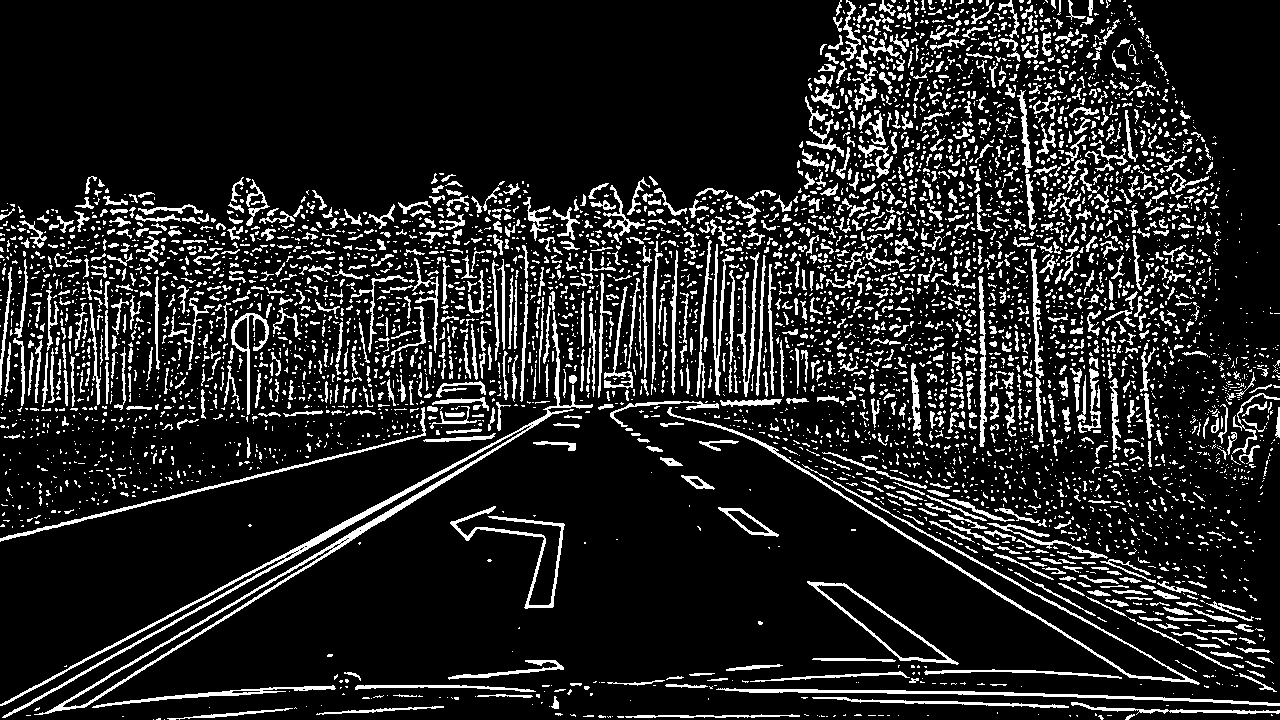
#> input picture 2.jpg, 1280 x 720 px, given in place of VIDEO_DAY.mp4, which was not available
$ python main.py   (older library calls are emulated)
#> lines starting #> are read from the running program, lines starting #| are printed output that depends on the picture; after the words box and inside, x2 and y2 are one past the last pixel; in counts of white or black regions, pixels touching at a corner belong together; pictures that were not available may be replaced by others from this repository, and a replacement may not be noted
### filters.py
import cv2
import numpy as np
import random
import math
from operator import itemgetter

def nothing(x):
    pass

def draw_region(image, poly):
    # WIZUALIZACJA OBSZARU ZAINTERESOWANIA
    height = image.shape[0]
    width = image.shape[1]
    image_copy = image
    mask = np.zeros_like(image_copy)
    contours = np.array( [ [round(poly[0]*width), round(poly[1]*height)],
                           [round(poly[2]*width), round(poly[3]*height)],
                           [round(poly[4]*width), round(poly[5]*height)],
                           [round(poly[6]*width), round(poly[7]*height)]
                           ])
    cv2.fillPoly(mask, pts=[contours], color=(255, 0, 0))
    dst = cv2.addWeighted(image_copy,1,mask,0.7,1)
    return dst

def region_of_interest(image, poly):
    # MASKA OBSZARU ZAINTERESOWANIA
    height = image.shape[0]
    width = image.shape[1]
    polygons = np.array([[
                        (round(poly[0]*width), round(poly[1]*height)),              #1  BOT LEFT
                        (round(poly[2]*width), round(poly[3]*height)),              #2  BOT RIGHT
                        (round(poly[4]*width), round(poly[5]*height)),              #3  TOP RIGHT
                        (round(poly[6]*width), round(poly[7]*height))               #4  TOP LEFT
                        ]])
    mask = np.zeros_like(image) #maska = caly czarny obraz
    cv2.fillPoly(mask, polygons, (255,255,255)) #wypelnia bialy obiekt triangle w masce
    dst = cv2.bitwise_and(image,mask)

    return dst

def display_lines(image_BGR, lines, color = 'random'):
    # WYŚWIETLANIE LINII
    line_image = np.zeros_like(image_BGR)
    if lines is not None:
        for num,line in enumerate(lines):
            b = random.randint(0, 255)
            g = random.randint(0, 255)
            r = random.randint(0, 255)
            if color != 'random':
                b=255*int(color=='blue')
                g=255*int(color=='green')
                r=255*int(color=='red')

            x1, y1, x2, y2 = line[0:4]
            cv2.line(line_image, (x1, y1), (x2, y2), (b, g, r), 2)
            # (img, text, position, font, size, color, LineWidth, anti-alliasing)
            if color == 'random':
                line_image = show_angles(line_image, line, b, g, r)
            #cv2.circle(line_image, (x1, y1), 5, (0, 0, 255), -1)  # thickness, color, -1 = fill    #Początek lini

    return line_image

def show_angles(image, line, b, g, r):
    # WYŚWIETLANIE KĄTÓW OBOK LINII, W TYM SAMYM KOLORZE
    line_slope = get_slope(line)
    line_angle = get_angle(line_slope)
    line_center = get_center(line)

    image = cv2.putText(image, str(line_angle),(line_center), cv2.FONT_HERSHEY_SIMPLEX, 0.6, (b, g, r), 1, cv2.LINE_AA )
    return image

# [8 lines left out: function display_arrow_tip, not called in this run]

def group_lines(lines,angle_range):# returns array of lines with angle between given values
    # ZWRACA LINIE ZNAJDUJĄCE SIĘ W PODANYM ZAKRESIE
    lanes_in_range = []
    if lines is not None:
        for line in lines:
            x1,y1,x2,y2 = line[0]
            line_slope = get_slope(line[0])
            line_angle = get_angle(line_slope)
            if abs(line_angle) in range(angle_range[0],angle_range[1]):
                lanes_in_range.append([x1,y1,x2,y2,line_angle, line_length(line[0])])
    return lanes_in_range

def group_divide(lanes_array):
    # DZIELI LISTE NA KĄTY DODATNIE I UJEMNE
    positive_angle = []
    negative_angle = []
    for i,lane in enumerate(lanes_array):
        if lane[4] > 1:
            positive_angle.append(lane)
        elif lane[4] < -1:
            negative_angle.append(lane)
    #print(len(positive_angle),len(negative_angle))
    #print(positive_angle)
    return positive_angle,negative_angle

def find_corner(positive,negative):
    # NADAJE ETYKIETĘ ZWROTU STRZAŁKI
    corners = []
    if positive is not None and negative is not None:
        for pos_line in positive:
            for neg_line in negative:
                if points_touch(pos_line,neg_line,5,5)=='FWD':
                    corners.append([pos_line,neg_line, 'FWD'])

                if points_touch(pos_line,neg_line,5,5)=='LEFT':
                    corners.append([pos_line, neg_line, 'LEFT'])

                if points_touch(pos_line,neg_line,5,5)=='RIGHT':
                    corners.append([pos_line, neg_line, 'RIGHT'])

                if points_touch(pos_line,neg_line,10,10)=='DWN':
                    corners.append([pos_line, neg_line, 'DWN'])

    return corners

def points_touch(pos_line, neg_line, offset_x, offset_y):
    # ZWRACA ODPOWIEDNIĄ ETYKIETĘ NA PODSTAWIE WZAJEMNEGO UŁOŻENIA LINII
    if abs(pos_line[0]-neg_line[2])<offset_x and abs(pos_line[1]-neg_line[3])<offset_y:
        return 'FWD'
    elif abs(pos_line[0]-neg_line[0])<offset_x and abs(pos_line[1]-neg_line[1])<offset_y:
        return 'LEFT'
    elif abs(pos_line[2]-neg_line[2])<offset_x and abs(pos_line[3]-neg_line[3])<offset_y:
        return 'RIGHT'
    elif abs(pos_line[2]-neg_line[0])<offset_x and abs(pos_line[3]-neg_line[1])<offset_y:
        return 'DWN'

def remove_duplicates(lines, coordinate, n=2):  #remove numbers that are -n:n close from coordinate (0 for X, 1 for Y)
    # USUWA Z LISTY DUPLIKATY
    if len(lines)>1:
        lines = lines_sort(lines)
        nearVals = set()
        new_lines = []
        for line in lines:
            if line[coordinate] not in nearVals:
                new_lines.append(line)

                for near_val in range(line[coordinate]-n, line[coordinate]+n):
                    nearVals.add(near_val)
            # else: print(str(line)+' duplicate removed')
        return new_lines
    return lines

def lines_sort(lines):
    # SORTUJE LINIE NA PODSTAWIE DŁUGOŚCI
    lines_sorted = sorted(lines, key=itemgetter(5), reverse=True)   #sorts by lenght of line, from longest to shortest
    return lines_sorted

def get_center(line):
    # OBLICZA GEOMETRYCZNY ŚRODEK LINII
    return (round((line[0]+line[2])/2),round((line[1]+line[3])/2))

def get_slope(line):
    # NACHYLENIE LINII ( TANGENS )
    if line[2]!=line[0]:
        a = (line[3]-line[1])/(line[2]-line[0])
    else:
        a = 58
    return a

def get_angle(slope):
    return round(math.atan(slope) * 180 / math.pi)

def line_length(line):
    # DŁUGOŚĆ LINII
    return round(math.sqrt((line[0] - line[2])**2 + (line[1] - line[3])**2))

def length_filter(lines, thresh):
    # FILTRUJE LINIE SPOZA ZAKRESU
    filtered_lines = []
    for line in lines:
        if line[5]in range(thresh[0], thresh[1]):
            filtered_lines.append(line)
    return filtered_lines

# [19 lines left out: functions isLight, display_corners, not called in this run]

### nick.py
# ŹRÓDŁO: https://github.com/gunshi/thresholding
#
import cv2
from avgfilter import average_filter
import numpy as np

def nick(image, window=(15, 15), k=-0.2, padding='edge'):
    image = image.astype(float)
    mean = average_filter(image, window, padding)

    mean_square = average_filter(image ** 2, window, padding)
    variance = mean_square - mean**2

    threshold = mean + k * np.sqrt(variance + mean**2)
    output = image > threshold
    output = _binarize_color(output)
    return output


def _binarize_color(output):
    return output.astype(np.uint8) * 255

### avgfilter.py
# ŹRÓDŁO: https://github.com/gunshi/thresholding
#
import numpy as np
from math import floor, ceil

def average_filter(image, window=(15, 15), padding='edge'):
    m = window[0]
    n = window[1]

    rows, columns = image.shape[0], image.shape[1]
    width = ((floor((m+1)/2), ceil((m-1)/2)), (floor((n+1)/2), ceil((n-1)/2)))
    image_padded = np.pad(image, width, padding)
    t = _integral_image(image_padded.astype(float))

    image_i = _mean_values_by_lut(m, n, columns, rows, t)

    image_i = _window_average(image_i, m, n)

    return image_i


def _integral_image(image_d):
    return np.cumsum(np.cumsum(image_d, axis=1), axis=0)


def _mean_values_by_lut(window_h, window_w, columns, rows, t):
    return (t[window_h:rows + window_h, window_w:columns + window_w]
            + t[0:rows, 0:columns]
            - t[window_h:rows + window_h, 0:columns]
            - t[0:rows, window_w:columns + window_w])


def _window_average(image_i, m, n):
    return image_i / (m * n)

### Classifier.py

from filters import points_touch
from gui import showDetection

def classify(img, lines_fwd, lines_turn, lines_vertical, lines_horizontal):
    if lines_fwd or lines_turn or lines_horizontal or lines_vertical:
        img = img.copy()
        fwd_occured = 0
        right_occured = 0
        left_occured = 0
        dwn_occured = 0
        for line_fwd in lines_fwd:  #COUNTING LABELS
            if line_fwd[-1]=='FWD':         #[-1] last element of array
                fwd_occured += 1
            if line_fwd[-1]=='DWN':
                dwn_occured += 1
        for line_turn in lines_turn:
            if line_turn[-1]=='LEFT':
                left_occured += 1
            if line_turn[-1]=='RIGHT':
                right_occured += 1
        if lines_fwd and lines_vertical and fwd_occured:
            if lines_turn and left_occured:                                 #LEFT FORWARD
                img = left_fwd_arrow(img, lines_turn, lines_fwd, lines_vertical)
            elif lines_turn and right_occured:                              #RIGHT FORWARD
                img = right_fwd_arrow(img, lines_turn, lines_fwd, lines_vertical)
            else:
                img = fwd_arrow(img, lines_fwd, lines_vertical)             #FORWARD

        elif lines_turn and lines_vertical and left_occured:                  #LEFT
            img = left_arrow(img, lines_turn, lines_vertical)

        elif lines_turn and lines_vertical and right_occured:                 #RIGHT
            img = right_arrow(img, lines_turn, lines_vertical)

        elif lines_fwd and lines_vertical and dwn_occured:              #TRIANGLE
            img = triangle(img, lines_fwd, lines_horizontal)

    return img

# [28 lines left out: functions triangle, fwd_arrow, not called in this run]

def left_arrow(img, lines_turn, lines_vertical):
    if len(lines_vertical) > 1:
        x1 = lines_turn[0][1][0] + 30
        x2 = lines_turn[0][1][0] + 250
        botright_y = 0
        for line in lines_vertical:
            if line[0] in range(x1, x2):
                if max(line[1], line[3]) > botright_y:
                    botright_y = max(line[1], line[3])
                topleft = (lines_turn[0][0][0] - 10, lines_turn[0][1][3] - 10)
                botright = (line[0] + 10, botright_y + 10)
                img = showDetection(img, botright, topleft, 'LEFT ARROW')
                break  # breaks if object detected
    return img

# [63 lines left out: functions right_arrow, left_fwd_arrow, right_fwd_arrow, not called in this run]

### gui.py
import cv2
import numpy as np
import time
import os
from matplotlib import pyplot as plt
def nothing(x):
    pass

# [32 lines left out: functions eval_fps, screenshot, skipBlurry, not called in this run]

def showDetection(img,botright, topleft, text):
    img = img.copy()
    cv2.putText(img, text, (topleft[0], topleft[1] - 10), cv2.FONT_HERSHEY_SIMPLEX, 0.7, (0, 255, 0), 1,
                cv2.LINE_AA)
    img = cv2.rectangle(img, topleft, botright, (0, 255, 0), 2)
    return img

### main.py
import cv2
import numpy as np
import filters
import gui
import Classifier
#from skimage.filters import (threshold_otsu, threshold_niblack, threshold_sauvola)
from nick import nick

video_dir = 'videos\VIDEO_DAY.mp4'    # ŚCIEŻKA FILMU
cap = cv2.VideoCapture(video_dir)           # POBRANIE FILMU DO ZMIENNEJ
font = cv2.FONT_HERSHEY_SIMPLEX
#test_image = cv2.imread(r'images\CAR_PHOTO_RIGHT.jpg')  # WCZYTANIE OBRAZU, OPCJONALNIE

### OKNO KONFIGURACJI (ROZDZIAŁ 5.2) ###
cv2.namedWindow("settings",cv2.WINDOW_NORMAL)
cv2.resizeWindow("settings", 400, 300)
### INICJALIZACJA SUWAKÓW ###
cv2.createTrackbar("c_quality", "settings", 25, 99, gui.nothing)    #name, window, default, max, fcn
cv2.createTrackbar("c_max_num", "settings", 150, 200, gui.nothing)
cv2.createTrackbar("H_thresh", "settings", 35, 200, gui.nothing)
cv2.createTrackbar("H_minLineL", "settings", 10, 100, gui.nothing)
cv2.createTrackbar("H_maxGap", "settings", 10, 50, gui.nothing)
cv2.createTrackbar("Gaussian_C", "settings", 18, 40, gui.nothing)
cv2.createTrackbar("BIN_Thresh", "settings", 90, 255, gui.nothing)
cv2.createTrackbar("BIN_d", "settings", 3, 5, gui.nothing)
cv2.createTrackbar("BIN_k/10^d", "settings", 30, 99, gui.nothing)
cv2.createTrackbar("WinSize*2", "settings", 3, 99, gui.nothing)
cv2.createTrackbar("ROI_Lower", "settings", 88, 100, gui.nothing)
cv2.createTrackbar("ROI_Upper", "settings", 65, 100, gui.nothing)
cv2.createTrackbar("ROI_Left", "settings", 14, 100, gui.nothing)
cv2.createTrackbar("ROI_Right", "settings", 80, 100, gui.nothing)
cv2.createTrackbar("ROI_Offset", "settings", 22, 50, gui.nothing)
### INICJALIZACJA ZMIENNYCH ###
fastforward_index = 0   # ZMIENNA PRZEWIJANIA FILMU
frame_count = 0         # ZMIENNA OBLICZANIA FPS - OBECNIE WYŁĄCZONE
variance = []           # LISTA WARTOŚCI WARIANCJI
### GŁÓWNA PĘTLA PROGRAMU
while True:
    ret, frameORG = cap.read()  # ret = WARTOŚĆ LOGICZNA POWODZENIA ODCZYTANIA KLATKI (TRUE/FALSE), frameORG = OCZYTANA KLATKA
#> frameORG is the input picture: shape (720, 1280, 3); min 0, max 255, mean 35
    ### PRZEWIJANIE KLATEK ###
    if fastforward_index != 0:
        fastforward_index-=1
        print(fastforward_index)
        continue
    ### POMIJANIE NIEOSTRYCH KLATEK (ROZDZIAŁ 5.1) ###
    # variance, skip = gui.skipBlurry(frameORG, 80, variance)
    # if skip:
    #     #continue   #ODKOMENTOWAĆ ŻEBY WŁĄCZYĆ POMIJANIE KLATEK
    #     pass


    ### POBIERANIE AKTUALNYCH WARTOŚCI Z SUWAKÓW I DOSTOSOWANIE ICH ZAKRESÓW###
    # max(1,X) BO WARTOŚĆ TA MUSI BYĆ WIĘKSZA OD 0
    lines_threshhold = max(1, cv2.getTrackbarPos("H_thresh", "settings"))  # PRÓG DLA TRANSFORMACJI HOUGHA
    lines_minLineLength = max(1, cv2.getTrackbarPos("H_minLineL", "settings"))  # MINIMALNA DŁUGOŚĆ DLA TRANSFORMACJI HOUGHA
    lines_maxGap = max(1, cv2.getTrackbarPos("H_maxGap", "settings"))  # MAKSYMALNA PRZERWA DLA TRANSFORMACJI HOUGHA
    quality = max(1, cv2.getTrackbarPos("c_quality", "settings")) / 100  # "JAKOŚĆ" NAROŻNIKÓW METODĄ SHI-TOMASI
    max_corn = max(1, cv2.getTrackbarPos("c_max_num", "settings"))  # MAKSYMALNA ILOŚĆ NAROŻNIKÓW
    Gaussian_C = cv2.getTrackbarPos("Gaussian_C", "settings") - 20  # STAŁA C W METODZIE BRADLEYA
    BIN_thresh = max(1, cv2.getTrackbarPos("BIN_Thresh", "settings")) # PRÓG DO METODY GLOBALNEJ
    BIN_d = cv2.getTrackbarPos("BIN_d", "settings")     # STOPIEŃ PODZIELENIA STAŁEJ K NP. BIN_d = 3 -> k/10^3
    BIN_k = max(0.001, cv2.getTrackbarPos("BIN_k/10^d", "settings")) / 10**BIN_d  # STAŁA K DLA BINARYZACJI ADAPTACYJNYCH
    BIN_WinSize = max(1, cv2.getTrackbarPos("WinSize*2", "settings"))*2 + 1 # ROZMIAR OTOCZENIA PIKSELA
    ROI_Lower = cv2.getTrackbarPos("ROI_Lower", "settings")/100     # WYMIARY ROI
    ROI_Upper = cv2.getTrackbarPos("ROI_Upper", "settings")/100     #
    ROI_Left = cv2.getTrackbarPos("ROI_Left", "settings")/100       #
    ROI_Right = cv2.getTrackbarPos("ROI_Right", "settings")/100     #
    ROI_Offset = cv2.getTrackbarPos("ROI_Offset", "settings")/100   #NACHYLENIE TRAPEZA ROI
    ### LISTA KONFIGURACJI ROI ###
    ROI_poly = [ROI_Left, ROI_Lower,  # BOT LEFT     %width, %height
                ROI_Right, ROI_Lower,  # BOT RIGHT    %width, %height
                ROI_Right - ROI_Offset, ROI_Upper,  # TOP RIGHT      %width, %height
                ROI_Left + ROI_Offset, ROI_Upper  # TOP LEFT       %width, %height
                ]

    ### OBLICZANIE FPS ###
    #fps = gui.eval_fps(frame_count)
    #frame_count += 1
    # cv2.putText(frameORG, "fps: "+str(fps), (10, 30), font, 0.8, (255, 255,255), 2, cv2.LINE_AA)

    if not ret: # JEŚLI FILM SIĘ SKOŃCZY
        cap = cv2.VideoCapture(video_dir)   # WCZYTAJ FILM OD NOWA
        continue

    # frameORG = test_image     #ODKOMENTOWAĆ W PRZYPADKU UŻYWANIA OBRAZU

    ### WSTĘPNE PRZETWARZANIE OBRAZU ###

    ### ROZMYCIE OBRAZU ###
    frameBLUR = cv2.GaussianBlur(frameORG, (5, 5), 0)

    ### OBSZAR ZAINTERESOWANIA ###
    frameROI_ORG = filters.region_of_interest(frameORG, ROI_poly)   #KLATKA OGRANICZONA DO OBSZARU ZAINTERESOWANIA
#> in region_of_interest, `cv2.fillPoly(mask, polygons, (255,255,255))`:
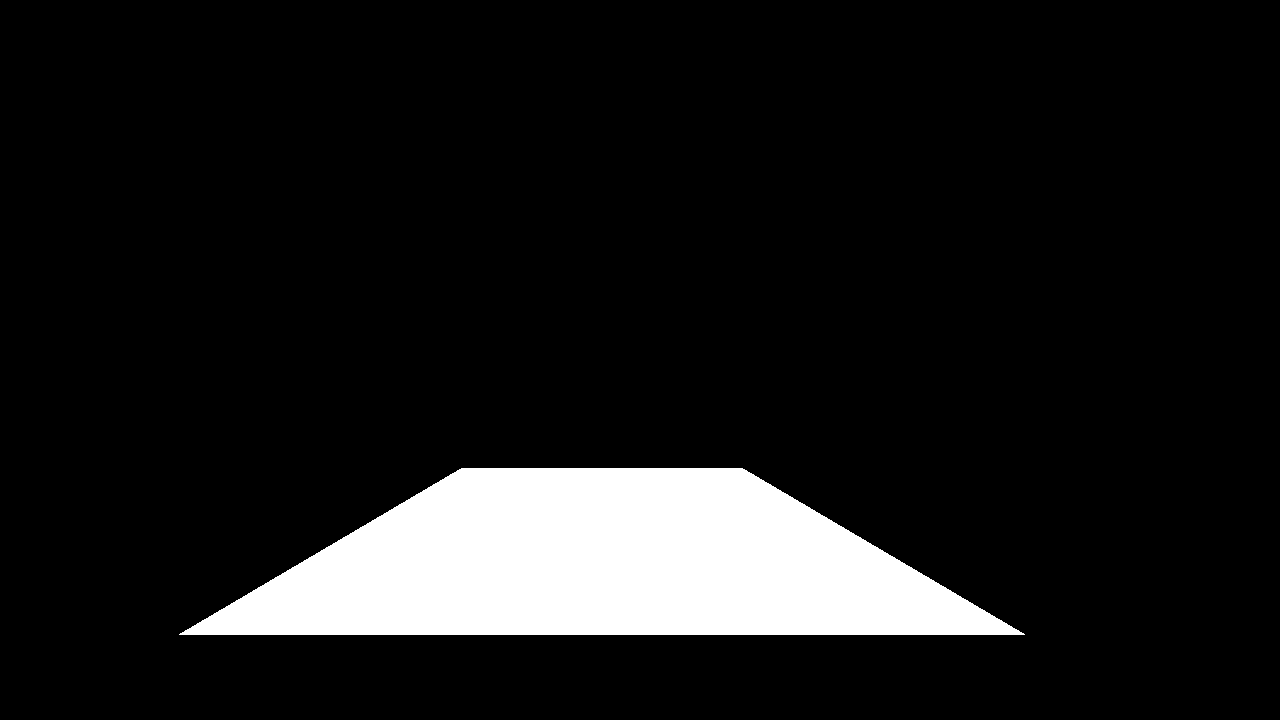
#> mask: shape (720, 1280, 3); 10.2% white; 1 white region, box (x1, y1, x2, y2) and area: (179, 468, 1025, 635) 94304
    ROI = filters.draw_region(frameORG, ROI_poly)                   #WIZUALIZACJA OBSZARU ZAINTERESOWANIA

    # [7 lines of commented-out code are left out]
    frameGRAY = cv2.cvtColor(frameBLUR, cv2.COLOR_BGR2GRAY)
    # [34 lines of commented-out code are left out]
    binary_nick = nick(frameGRAY, window= (BIN_WinSize,BIN_WinSize), k= BIN_k)
#> in _integral_image, `return np.cumsum(np.cumsum(image_d, axis=1), axis=0)`:
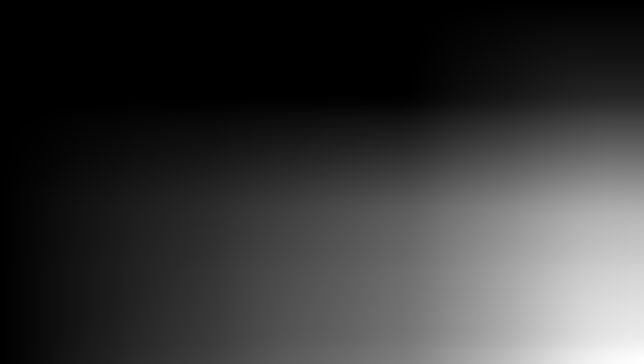
#> returned value: shape (727, 1287) float64 (shown at 1/2 size); min 0, max 32455140, mean 7131523.7; drawn with min black and max white
#> call 2 of _mean_values_by_lut, with window_h = 7, window_w = 7, columns = 1280, rows = 720
#> in _mean_values_by_lut (call 2), `return (t[window_h:rows + window_h, window_w:columns + window_w] + t[0..`:
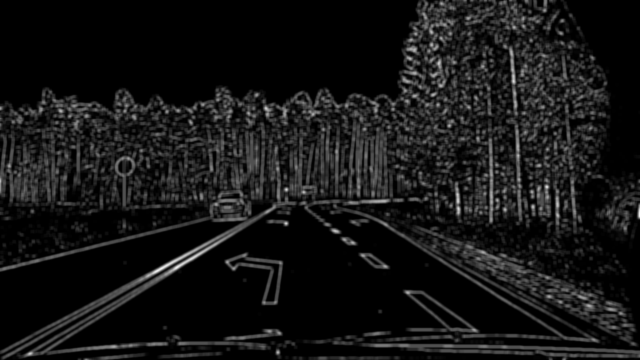
#> returned value: shape (720, 1280) float64 (shown at 1/2 size); min 0, max 2741787, mean 234910.9; drawn with min black and max white
#> in nick, `variance = mean_square - mean**2`:
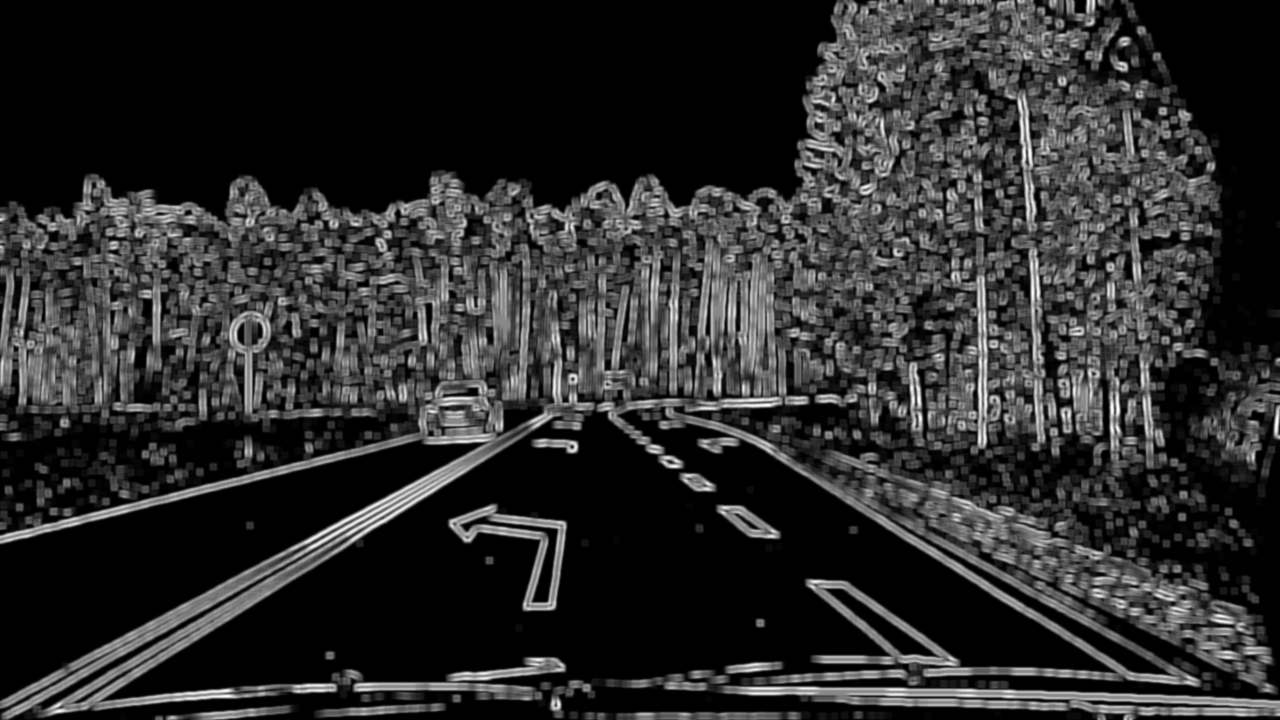
#> variance: shape (720, 1280) float64; min 0, max 10841.5, mean 1901.1; drawn with min black and max white
#> (the rest of the program and of its run is left out)
